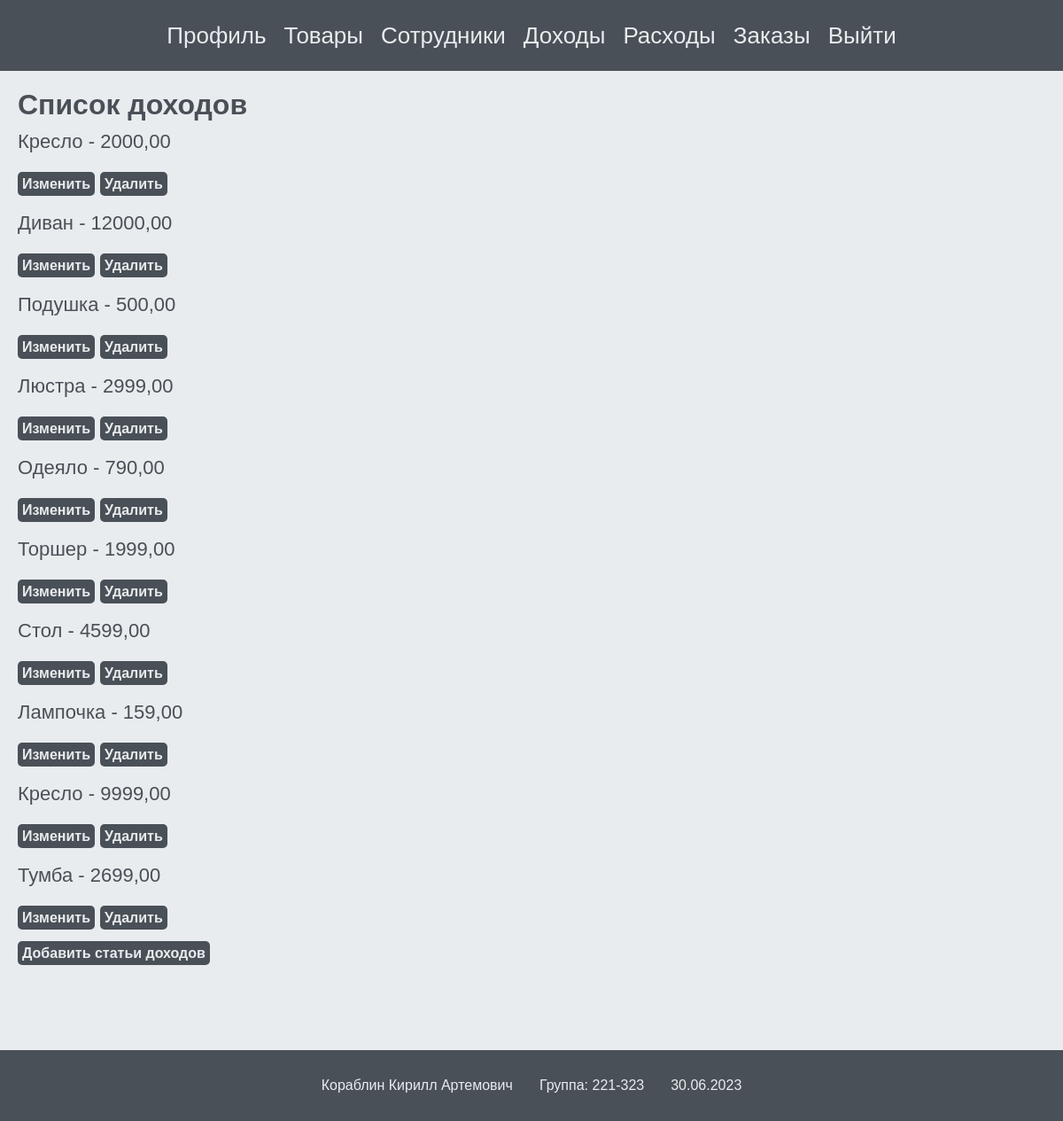
Page /home/income/ on the committed database.
### income/models.py (models this page shows, shortened)
class Income(models.Model):
    operation_name = models.CharField(max_length=100, verbose_name='Название товара')
    payment_method = models.CharField(max_length=50, verbose_name='Способ оплаты')
    amount = models.DecimalField(max_digits=10, decimal_places=2, verbose_name='Сумма')
    date = models.DateField(null=True, verbose_name='Дата')
    custom_field = models.CharField(max_length=100, default='', verbose_name='')
    class Meta:
        verbose_name = 'Доходы'
        verbose_name_plural = 'Доходы'

### income/views.py (the view)
# urls.py: path('income/', include('income.urls', namespace='income')),
def income(request):
    incomes = Income.objects.all()
    return render(request, 'income/income.html', {'incomes': incomes})

### income/templates/income/income.html (shortened to what this page needs)
{% extends 'core/profile-base.html' %}
{% block content %}
    <h1 class="storage__title">Список доходов</h1>
    <ul class="storage__box">
        {% for income in incomes %}
        <li class="storage__item">
            <p class="storage__name">{{ income.operation_name }} - {{ income.amount }}</p>
            <a href="{% url 'income:income_edit' income.id %}" class="storage__button">Изменить</a>
            <a href="{% url 'income:income_delete' income.id %}" class="storage__button">Удалить</a>
        </li>
        {% empty %}
        <li class="storage__none">Нет внесенных статей доходов</li>
        {% endfor %}
    </ul>
    <a href="{% url 'income:income_add' %}" class="storage__button">Добавить статьи доходов</a>
{% endblock %}

### core/static/core/css/style.css (style rules this page uses)
.storage__title { font-family: Arial, Helvetica, sans-serif; text-align: left; font-size: 32px; color: #495057; margin-bottom: 10px; }
.storage__box { display: flex; flex-direction: column; }
.storage__item { font-family: Arial, Helvetica, sans-serif; font-size: 22px; color: #495057; margin-bottom: 20px; }
.storage__name { margin-bottom: 10px; font-family: Arial, Helvetica, sans-serif; font-size: 22px; color: #495057; margin-bottom: 20px; }
.storage__button { max-width: 200px; font-size: 16px; font-family: Arial, Helvetica, sans-serif; background-color: #495057; color: #e9ecef; border-radius: 5px; font-weight: 700; padding: 5px; margin-bottom: 20px; cursor: pointer; }

### rows in the picture
Income: operation_name "Кресло", amount "2000,00"
Income: operation_name "Диван", amount "12000,00"
Income: operation_name "Подушка", amount "500,00"
Income: operation_name "Люстра", amount "2999,00"
Income: operation_name "Одеяло", amount "790,00"
Income: operation_name "Торшер", amount "1999,00"
Income: operation_name "Стол", amount "4599,00"
Income: operation_name "Лампочка", amount "159,00"
Income: operation_name "Кресло", amount "9999,00"
Income: operation_name "Тумба", amount "2699,00"
